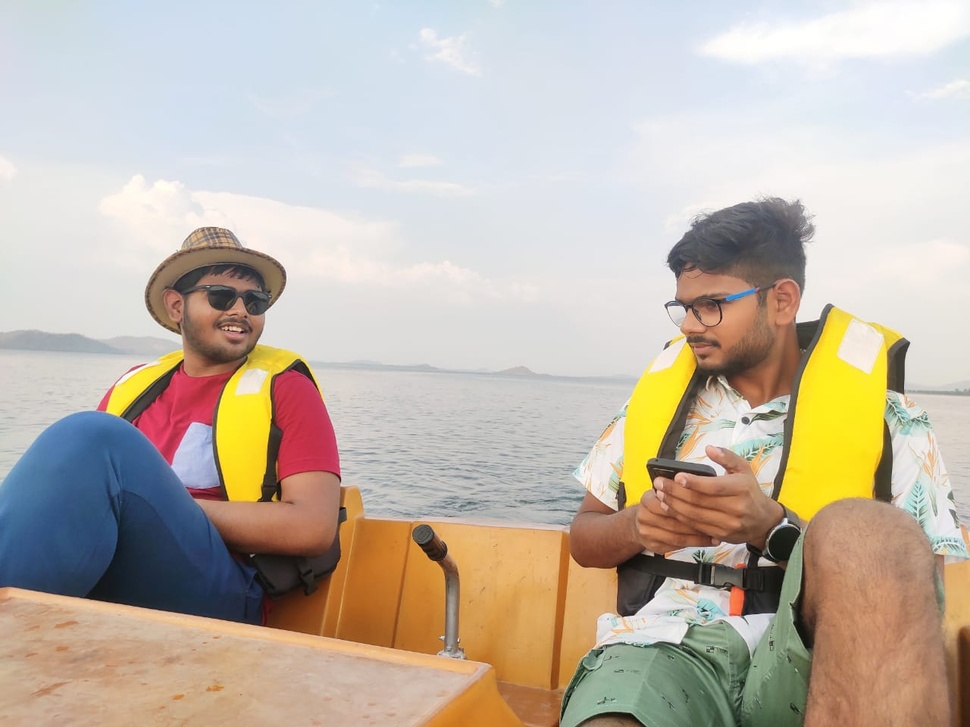
#> input picture Interactive-website-to-create-filters/uploads/Submit_image.jpg, 970 x 727 px, shrunk from 1280 x 960 before the run, found by its file name
$ python -i bokeh.py   (imports and definitions only)
#> lines starting #> are read from the running program, lines starting #| are printed output that depends on the picture; after the words box and inside, x2 and y2 are one past the last pixel; in counts of white or black regions, pixels touching at a corner belong together
import cv2
import numpy as np
from matplotlib import pyplot as plt


def Bokeh_image():
    full_face = cv2.CascadeClassifier('face.xml')
    path=r"C:\Users\Dell\Desktop\SEM\MiniProj\Digital Image Processing\Interactive-website-to-create-bokeh-effect\uploads\Submit_image.jpg"
    image = cv2.imread(path)
#> image is the input picture: shape (727, 970, 3); mean B, G, R 168, 181.8, 193.2
    gray = cv2.cvtColor(image, cv2.COLOR_BGR2GRAY)
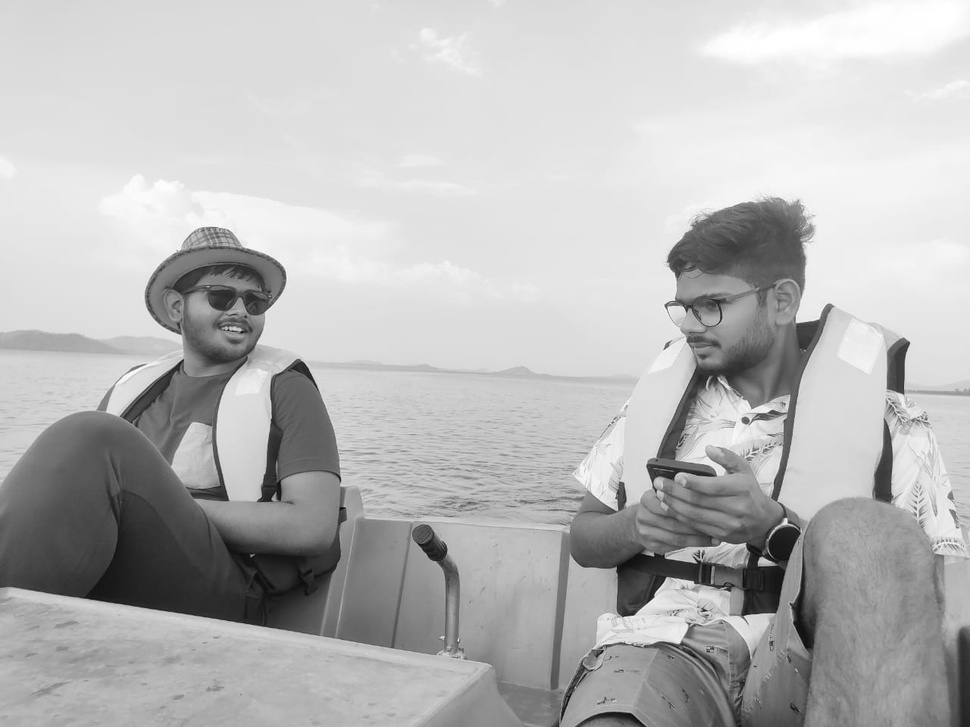
#> gray: shape (727, 970); min 5, max 255, mean 183.6
    full_face= full_face.detectMultiScale(gray, scaleFactor=1.1, minNeighbors=6)
#> full_face = [[192, 262, 94, 94], [649, 265, 104, 104]]
    connect=[]
    for (x, y, w, h) in full_face:
        center_x = x + (w // 2)
        center_y = y + (h // 2)
        radius = int(0.5 * ((w ** 2 + h ** 2) ** 0.5))*2
        # print(radius)
        # cv2.circle(image, (center_x, center_y), radius, (0,0,255), 2)
        connect.append([center_x,center_y,radius])
#> this loop made 2 passes
#> (x, y, w, h, center_x, center_y, radius) on passes 1 to 2: (192, 262, 94, 94, 239, 309, 132), (649, 265, 104, 104, 701, 317, 146)
#> after the loop, connect = [[239, 309, 132], [701, 317, 146]]

    mask = np.zeros(image.shape[:2], dtype="uint8")
    for para in connect:
        cv2.circle(mask, (para[0], para[1]),para[2], 255, -1)
#> this loop made 2 passes
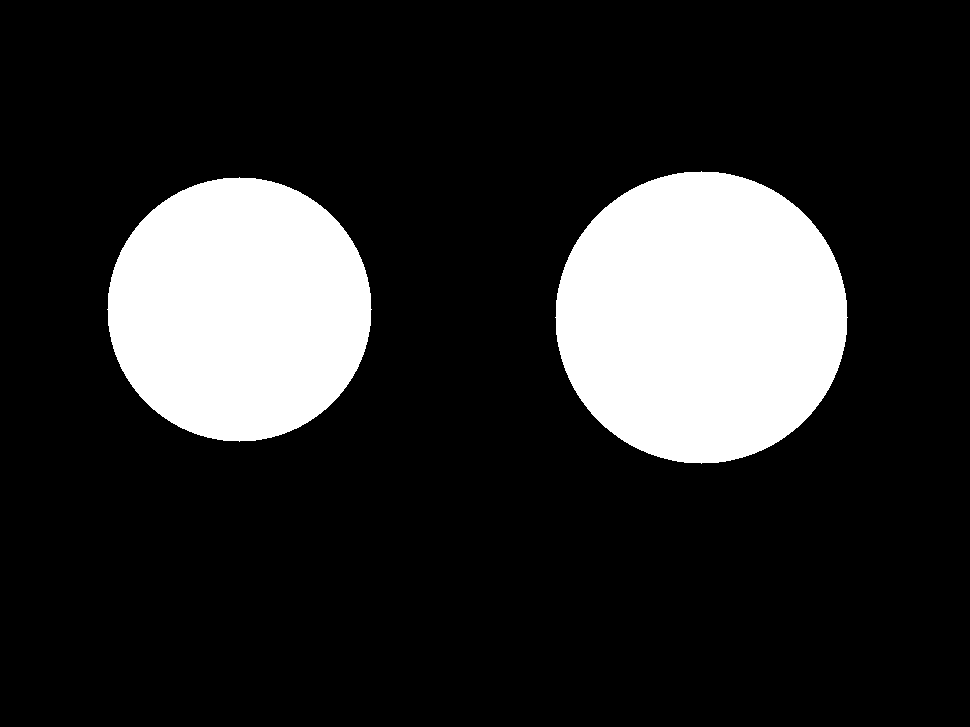
#> mask: shape (727, 970); 17.3% white; 2 white regions, box (x1, y1, x2, y2) and area: (555, 171, 848, 464) 66957, (107, 177, 372, 442) 54693
    # plt.imshow(mask)
    blurred_region = cv2.GaussianBlur(image, (33, 33), sigmaX=10)
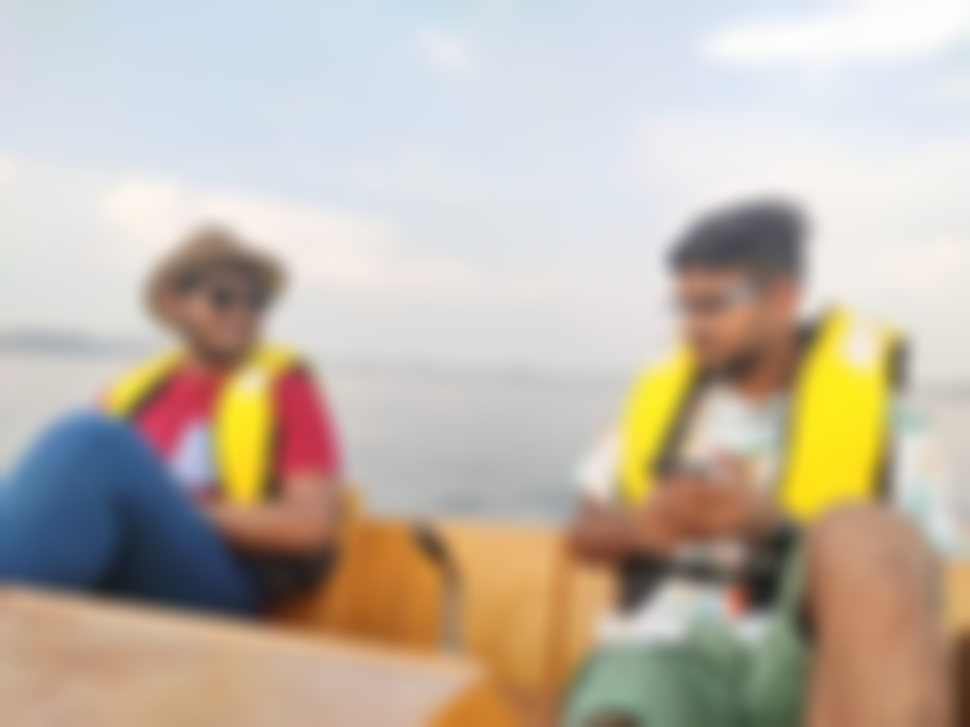
#> blurred_region: shape (727, 970, 3); mean B, G, R 168, 181.8, 193.2
    mask2=~mask
    blurred_img = cv2.bitwise_and(blurred_region, blurred_region, mask=mask2)
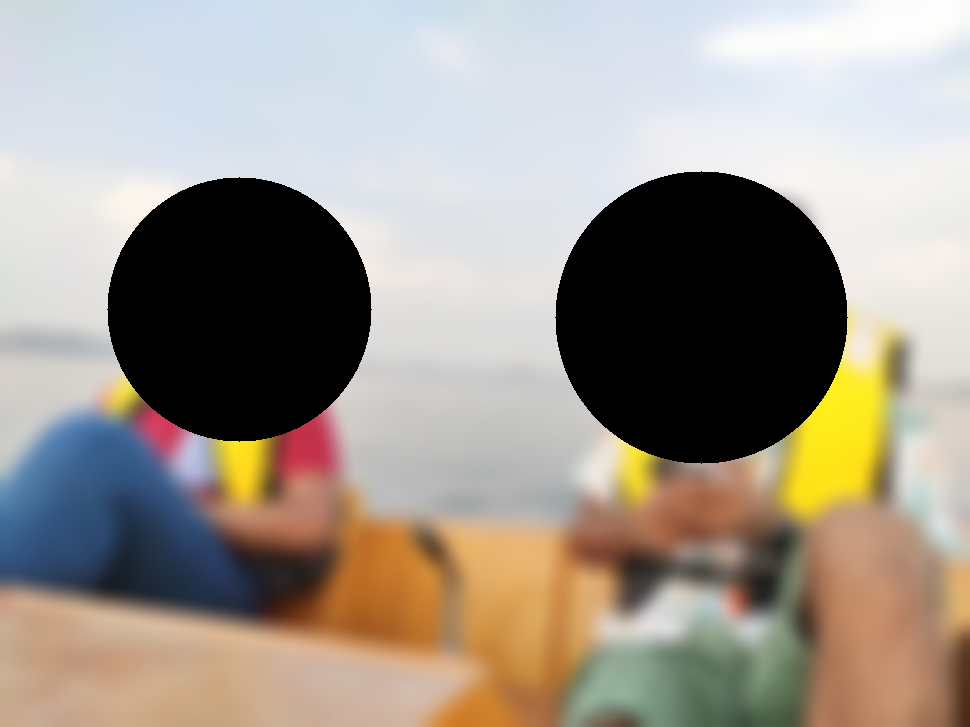
#> blurred_img: shape (727, 970, 3); mean B, G, R 141.4, 151.4, 159.6
    attach_img=cv2.bitwise_and(image,image,mask=mask)
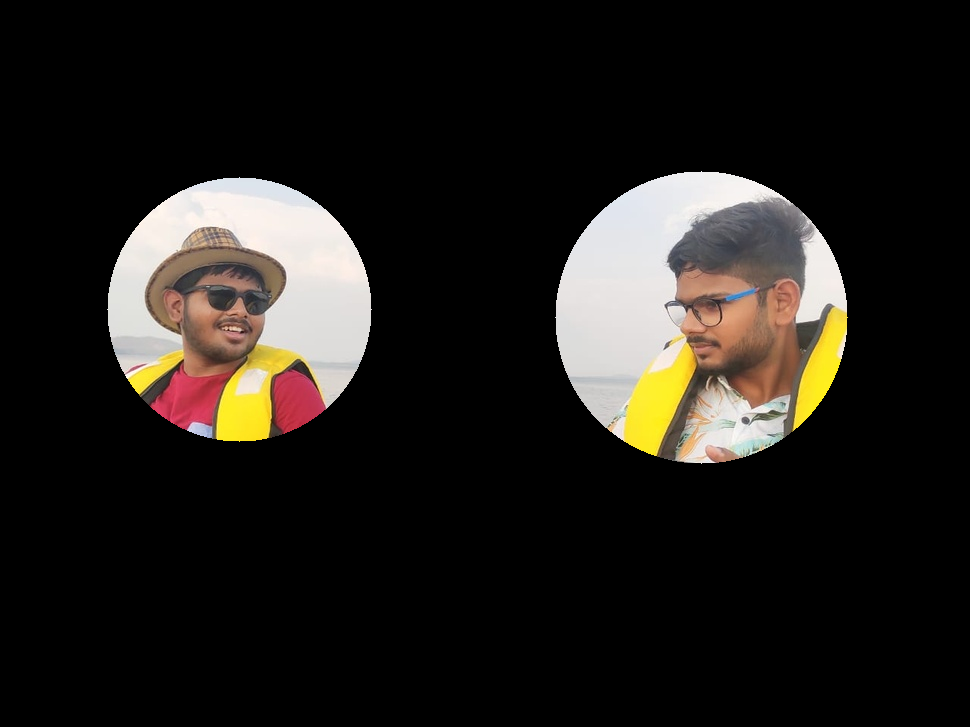
#> attach_img: shape (727, 970, 3); mean B, G, R 26.5, 30.4, 33.6
    result=blurred_img+attach_img
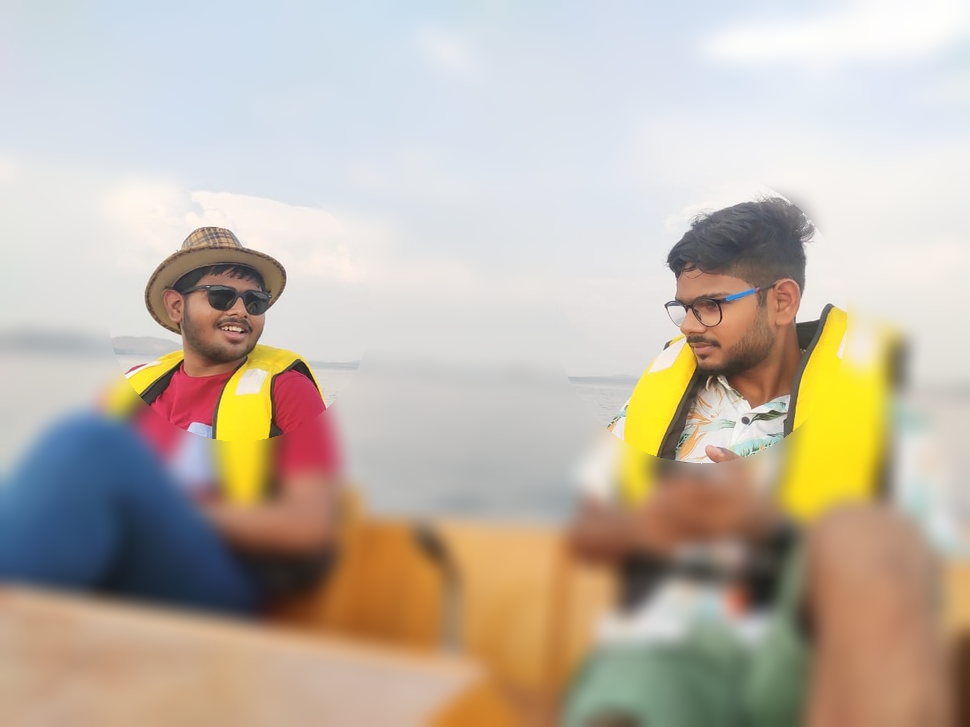
#> result: shape (727, 970, 3); mean B, G, R 168, 181.8, 193.2
    output_filename = r'C:\Users\Dell\Desktop\SEM\MiniProj\Digital Image Processing\Interactive-website-to-create-bokeh-effect\static\bokeh_image.jpg'
    cv2.imwrite(output_filename,result)
    return 'static/bokeh_image.jpg'


# [6 lines of commented-out code are left out]

>>> result = Bokeh_image()
